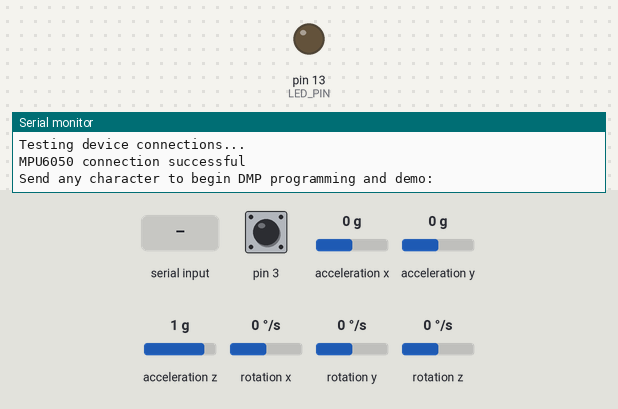
Recording of a sketch running on a simulated Arduino Leonardo, built with avr-gcc and run on an emulated ATmega32U4. Shown: output pins drawn as LEDs (lit = HIGH), the last lines printed to the serial monitor. Dashed ring = blinking. The test bench sets the inputs (shaded band); at power-on: acceleration x 0 g, rotation z 0 °/s, acceleration y 0 g, acceleration z 1 g, pin 3 HIGH, rotation x 0 °/s, rotation y 0 °/s. The sensor or clock chip raises its interrupt line as the real part does.

Above: at 0.8 s.
0.9 s: "1\n" received over Serial
At 2.58 s:
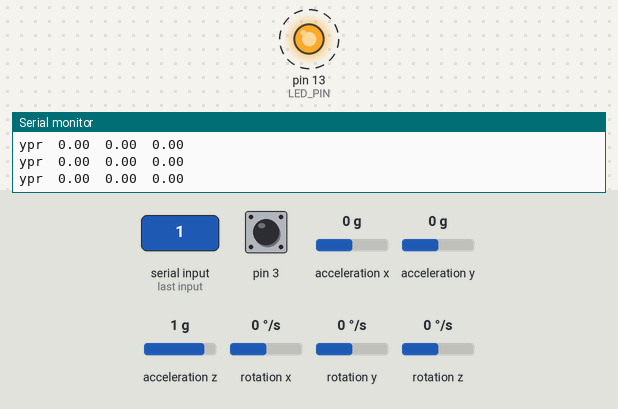
3.9 s: acceleration x set to -1.4 g
6.9 s: rotation z set to 100 °/s
9.9 s: acceleration y set to -0.8 g
15.9 s: acceleration z set to -0.8 g
Timing chart, 0 to 19.9 s (numbered marks = the images above; inputs shaded):
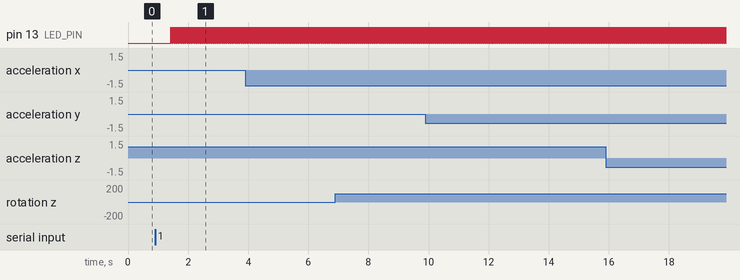

Measured:
- after the input at 0.9 s, pin 13 (LED_PIN): alternates HIGH for 0.01 s and LOW for 0.01 s, starting after 0.52 s

The sketch:

MPU6050_DMP6.ino
```cpp
// I2C device class (I2Cdev) demonstration Arduino sketch for MPU6050 class using DMP (MotionApps v2.0)
// 6/21/2012 by Jeff Rowberg <jeff@rowberg.net>
// Updates should (hopefully) always be available at https://github.com/jrowberg/i2cdevlib
//
// Changelog:
//      2013-05-08 - added seamless Fastwire support
//                 - added note about gyro calibration
//      2012-06-21 - added note about Arduino 1.0.1 + Leonardo compatibility error
//      2012-06-20 - improved FIFO overflow handling and simplified read process
//      2012-06-19 - completely rearranged DMP initialization code and simplification
//      2012-06-13 - pull gyro and accel data from FIFO packet instead of reading directly
//      2012-06-09 - fix broken FIFO read sequence and change interrupt detection to RISING
//      2012-06-05 - add gravity-compensated initial reference frame acceleration output
//                 - add 3D math helper file to DMP6 example sketch
//                 - add Euler output and Yaw/Pitch/Roll output formats
//      2012-06-04 - remove accel offset clearing for better results (thanks Sungon Lee)
//      2012-06-01 - fixed gyro sensitivity to be 2000 deg/sec instead of 250
//      2012-05-30 - basic DMP initialization working

/* ============================================
I2Cdev device library code is placed under the MIT license
Copyright (c) 2012 Jeff Rowberg

Permission is hereby granted, free of charge, to any person obtaining a copy
of this software and associated documentation files (the "Software"), to deal
in the Software without restriction, including without limitation the rights
to use, copy, modify, merge, publish, distribute, sublicense, and/or sell
copies of the Software, and to permit persons to whom the Software is
furnished to do so, subject to the following conditions:

The above copyright notice and this permission notice shall be included in
all copies or substantial portions of the Software.

THE SOFTWARE IS PROVIDED "AS IS", WITHOUT WARRANTY OF ANY KIND, EXPRESS OR
IMPLIED, INCLUDING BUT NOT LIMITED TO THE WARRANTIES OF MERCHANTABILITY,
FITNESS FOR A PARTICULAR PURPOSE AND NONINFRINGEMENT. IN NO EVENT SHALL THE
AUTHORS OR COPYRIGHT HOLDERS BE LIABLE FOR ANY CLAIM, DAMAGES OR OTHER
LIABILITY, WHETHER IN AN ACTION OF CONTRACT, TORT OR OTHERWISE, ARISING FROM,
OUT OF OR IN CONNECTION WITH THE SOFTWARE OR THE USE OR OTHER DEALINGS IN
THE SOFTWARE.
===============================================
*/

// I2Cdev and MPU6050 must be installed as libraries, or else the .cpp/.h files
// for both classes must be in the include path of your project
#include "I2Cdev.h"

#include "MPU6050_6Axis_MotionApps20.h"
//#include "MPU6050.h" // not necessary if using MotionApps include file

// Arduino Wire library is required if I2Cdev I2CDEV_ARDUINO_WIRE implementation
// is used in I2Cdev.h
#if I2CDEV_IMPLEMENTATION == I2CDEV_ARDUINO_WIRE
    #include "Wire.h"
#endif

// class default I2C address is 0x68
// specific I2C addresses may be passed as a parameter here
// AD0 low = 0x68 (default for SparkFun breakout and InvenSense evaluation board)
// AD0 high = 0x69
MPU6050 mpu;
//MPU6050 mpu(0x69); // <-- use for AD0 high

/* =========================================================================
   NOTE: In addition to connection 3.3v, GND, SDA, and SCL, this sketch
   depends on the MPU-6050's INT pin being connected to the Arduino's
   external interrupt #0 pin. On the Arduino Uno and Mega 2560, this is
   digital I/O pin 2.
 * ========================================================================= */

/* =========================================================================
   NOTE: Arduino v1.0.1 with the Leonardo board generates a compile error
   when using Serial.write(buf, len). The Teapot output uses this method.
   The solution requires a modification to the Arduino USBAPI.h file, which
   is fortunately simple, but annoying. This will be fixed in the next IDE
   release. For more info, see these links:

   http://arduino.cc/forum/index.php/topic,109987.0.html
   http://code.google.com/p/arduino/issues/detail?id=958
 * ========================================================================= */


// uncomment "OUTPUT_READABLE_QUATERNION" if you want to see the actual
// quaternion components in a [w, x, y, z] format (not best for parsing
// on a remote host such as Processing or something though)
//#define OUTPUT_READABLE_QUATERNION

// uncomment "OUTPUT_READABLE_EULER" if you want to see Euler angles
// (in degrees) calculated from the quaternions coming from the FIFO.
// Note that Euler angles suffer from gimbal lock (for more info, see
// http://en.wikipedia.org/wiki/Gimbal_lock)
//#define OUTPUT_READABLE_EULER

// uncomment "OUTPUT_READABLE_YAWPITCHROLL" if you want to see the yaw/
// pitch/roll angles (in degrees) calculated from the quaternions coming
// from the FIFO. Note this also requires gravity vector calculations.
// Also note that yaw/pitch/roll angles suffer from gimbal lock (for
// more info, see: http://en.wikipedia.org/wiki/Gimbal_lock)
#define OUTPUT_READABLE_YAWPITCHROLL

// uncomment "OUTPUT_READABLE_REALACCEL" if you want to see acceleration
// components with gravity removed. This acceleration reference frame is
// not compensated for orientation, so +X is always +X according to the
// sensor, just without the effects of gravity. If you want acceleration
// compensated for orientation, us OUTPUT_READABLE_WORLDACCEL instead.
//#define OUTPUT_READABLE_REALACCEL

// uncomment "OUTPUT_READABLE_WORLDACCEL" if you want to see acceleration
// components with gravity removed and adjusted for the world frame of
// reference (yaw is relative to initial orientation, since no magnetometer
// is present in this case). Could be quite handy in some cases.
//#define OUTPUT_READABLE_WORLDACCEL

// uncomment "OUTPUT_TEAPOT" if you want output that matches the
// format used for the InvenSense teapot demo
//#define OUTPUT_TEAPOT


#define LED_PIN 13 // (Arduino is 13, Teensy is 11, Teensy++ is 6)
bool blinkState = false;

// MPU control/status vars
bool dmpReady = false;  // set true if DMP init was successful
uint8_t mpuIntStatus;   // holds actual interrupt status byte from MPU
uint8_t devStatus;      // return status after each device operation (0 = success, !0 = error)
uint16_t packetSize;    // expected DMP packet size (default is 42 bytes)
uint16_t fifoCount;     // count of all bytes currently in FIFO
uint8_t fifoBuffer[64]; // FIFO storage buffer

// orientation/motion vars
Quaternion q;           // [w, x, y, z]         quaternion container
VectorInt16 aa;         // [x, y, z]            accel sensor measurements
VectorInt16 aaReal;     // [x, y, z]            gravity-free accel sensor measurements
VectorInt16 aaWorld;    // [x, y, z]            world-frame accel sensor measurements
VectorFloat gravity;    // [x, y, z]            gravity vector
float euler[3];         // [psi, theta, phi]    Euler angle container
float ypr[3];           // [yaw, pitch, roll]   yaw/pitch/roll container and gravity vector

// packet structure for InvenSense teapot demo
uint8_t teapotPacket[14] = { '$', 0x02, 0,0, 0,0, 0,0, 0,0, 0x00, 0x00, '\r', '\n' };


// ================================================================
// ===               INTERRUPT DETECTION ROUTINE                ===
// ================================================================

volatile bool mpuInterrupt = false;     // indicates whether MPU interrupt pin has gone high
void dmpDataReady() {
    mpuInterrupt = true;
}


// ================================================================
// ===                      INITIAL SETUP                       ===
// ================================================================

void setup() {
    // join I2C bus (I2Cdev library doesn't do this automatically)
    #if I2CDEV_IMPLEMENTATION == I2CDEV_ARDUINO_WIRE
        Wire.begin();
        TWBR = 24; // 400kHz I2C clock (200kHz if CPU is 8MHz)
    #elif I2CDEV_IMPLEMENTATION == I2CDEV_BUILTIN_FASTWIRE
        Fastwire::setup(400, true);
    #endif

    // initialize serial communication
    // (115200 chosen because it is required for Teapot Demo output, but it's
    // really up to you depending on your project)
    Serial.begin(115200);
    while (!Serial); // wait for Leonardo enumeration, others continue immediately

    // NOTE: 8MHz or slower host processors, like the Teensy @ 3.3v or Ardunio
    // Pro Mini running at 3.3v, cannot handle this baud rate reliably due to
    // the baud timing being too misaligned with processor ticks. You must use
    // 38400 or slower in these cases, or use some kind of external separate
    // crystal solution for the UART timer.

    // initialize device
    Serial.println(F("Initializing I2C devices..."));
    mpu.initialize();

    // verify connection
    Serial.println(F("Testing device connections..."));
    Serial.println(mpu.testConnection() ? F("MPU6050 connection successful") : F("MPU6050 connection failed"));

    // wait for ready
    Serial.println(F("\nSend any character to begin DMP programming and demo: "));
    while (Serial.available() && Serial.read()); // empty buffer
    while (!Serial.available());                 // wait for data
    while (Serial.available() && Serial.read()); // empty buffer again

    // load and configure the DMP
    Serial.println(F("Initializing DMP..."));
    devStatus = mpu.dmpInitialize();

    // supply your own gyro offsets here, scaled for min sensitivity
    mpu.setXGyroOffset(220);
    mpu.setYGyroOffset(76);
    mpu.setZGyroOffset(-85);
    mpu.setZAccelOffset(1788); // 1688 factory default for my test chip

    // make sure it worked (returns 0 if so)
    if (devStatus == 0) {
        // turn on the DMP, now that it's ready
        Serial.println(F("Enabling DMP..."));
        mpu.setDMPEnabled(true);

        // enable Arduino interrupt detection
        Serial.println(F("Enabling interrupt detection (Arduino external interrupt 0)..."));
        attachInterrupt(0, dmpDataReady, RISING);
        mpuIntStatus = mpu.getIntStatus();

        // set our DMP Ready flag so the main loop() function knows it's okay to use it
        Serial.println(F("DMP ready! Waiting for first interrupt..."));
        dmpReady = true;

        // get expected DMP packet size for later comparison
        packetSize = mpu.dmpGetFIFOPacketSize();
    } else {
        // ERROR!
        // 1 = initial memory load failed
        // 2 = DMP configuration updates failed
        // (if it's going to break, usually the code will be 1)
        Serial.print(F("DMP Initialization failed (code "));
        Serial.print(devStatus);
        Serial.println(F(")"));
    }

    // configure LED for output
    pinMode(LED_PIN, OUTPUT);
}


// ================================================================
// ===                    MAIN PROGRAM LOOP                     ===
// ================================================================

void loop() {
    // if programming failed, don't try to do anything
    if (!dmpReady) return;

    // wait for MPU interrupt or extra packet(s) available
   while (!mpuInterrupt && fifoCount < packetSize) {
        // other program behavior stuff here
        // .
        // .
        // .
        // if you are really paranoid you can frequently test in between other
        // stuff to see if mpuInterrupt is true, and if so, "break;" from the
        // while() loop to immediately process the MPU data
        // .
        // .
        // .
    }

    // reset interrupt flag and get INT_STATUS byte
    mpuInterrupt = false;
    mpuIntStatus = mpu.getIntStatus();

    // get current FIFO count
    fifoCount = mpu.getFIFOCount();

    // check for overflow (this should never happen unless our code is too inefficient)
    if ((mpuIntStatus & 0x10) || fifoCount == 1024) {
        // reset so we can continue cleanly
        mpu.resetFIFO();
        Serial.println(F("FIFO overflow!"));

    // otherwise, check for DMP data ready interrupt (this should happen frequently)
    } else if (mpuIntStatus & 0x02) {
        // wait for correct available data length, should be a VERY short wait
        while (fifoCount < packetSize) fifoCount = mpu.getFIFOCount();

        // read a packet from FIFO
        mpu.getFIFOBytes(fifoBuffer, packetSize);

        // track FIFO count here in case there is > 1 packet available
        // (this lets us immediately read more without waiting for an interrupt)
        fifoCount -= packetSize;

        #ifdef OUTPUT_READABLE_QUATERNION
            // display quaternion values in easy matrix form: w x y z
            mpu.dmpGetQuaternion(&q, fifoBuffer);
            Serial.print("quat\t");
            Serial.print(q.w);
            Serial.print("\t");
            Serial.print(q.x);
            Serial.print("\t");
            Serial.print(q.y);
            Serial.print("\t");
            Serial.println(q.z);
        #endif

        #ifdef OUTPUT_READABLE_EULER
            // display Euler angles in degrees
            mpu.dmpGetQuaternion(&q, fifoBuffer);
            mpu.dmpGetEuler(euler, &q);
            Serial.print("euler\t");
            Serial.print(euler[0] * 180/M_PI);
            Serial.print("\t");
            Serial.print(euler[1] * 180/M_PI);
            Serial.print("\t");
            Serial.println(euler[2] * 180/M_PI);
        #endif

        #ifdef OUTPUT_READABLE_YAWPITCHROLL
            // display Euler angles in degrees
            mpu.dmpGetQuaternion(&q, fifoBuffer);
            mpu.dmpGetGravity(&gravity, &q);
            mpu.dmpGetYawPitchRoll(ypr, &q, &gravity);
            Serial.print("ypr\t");
            Serial.print(ypr[0] * 180/M_PI);
            Serial.print("\t");
            Serial.print(ypr[1] * 180/M_PI);
            Serial.print("\t");
            Serial.println(ypr[2] * 180/M_PI);
        #endif

        #ifdef OUTPUT_READABLE_REALACCEL
            // display real acceleration, adjusted to remove gravity
            mpu.dmpGetQuaternion(&q, fifoBuffer);
            mpu.dmpGetAccel(&aa, fifoBuffer);
            mpu.dmpGetGravity(&gravity, &q);
            mpu.dmpGetLinearAccel(&aaReal, &aa, &gravity);
            Serial.print("areal\t");
            Serial.print(aaReal.x);
            Serial.print("\t");
            Serial.print(aaReal.y);
            Serial.print("\t");
            Serial.println(aaReal.z);
        #endif

        #ifdef OUTPUT_READABLE_WORLDACCEL
            // display initial world-frame acceleration, adjusted to remove gravity
            // and rotated based on known orientation from quaternion
            mpu.dmpGetQuaternion(&q, fifoBuffer);
            mpu.dmpGetAccel(&aa, fifoBuffer);
            mpu.dmpGetGravity(&gravity, &q);
            mpu.dmpGetLinearAccel(&aaReal, &aa, &gravity);
            mpu.dmpGetLinearAccelInWorld(&aaWorld, &aaReal, &q);
            Serial.print("aworld\t");
            Serial.print(aaWorld.x);
            Serial.print("\t");
            Serial.print(aaWorld.y);
            Serial.print("\t");
            Serial.println(aaWorld.z);
        #endif

        #ifdef OUTPUT_TEAPOT
            // display quaternion values in InvenSense Teapot demo format:
            teapotPacket[2] = fifoBuffer[0];
            teapotPacket[3] = fifoBuffer[1];
            teapotPacket[4] = fifoBuffer[4];
            teapotPacket[5] = fifoBuffer[5];
            teapotPacket[6] = fifoBuffer[8];
            teapotPacket[7] = fifoBuffer[9];
            teapotPacket[8] = fifoBuffer[12];
            teapotPacket[9] = fifoBuffer[13];
            Serial.write(teapotPacket, 14);
            teapotPacket[11]++; // packetCount, loops at 0xFF on purpose
        #endif

        // blink LED to indicate activity
        blinkState = !blinkState;
        digitalWrite(LED_PIN, blinkState);
    }
}
```

DualVNH5019MotorShield.h
```cpp
#ifndef DualVNH5019MotorShield_h
#define DualVNH5019MotorShield_h

#include <Arduino.h>

class DualVNH5019MotorShield
{
  public:
    // CONSTRUCTORS
    DualVNH5019MotorShield(); // Default pin selection.
    DualVNH5019MotorShield(unsigned char INA1, unsigned char INB1, unsigned char EN1DIAG1, unsigned char CS1,
                           unsigned char INA2, unsigned char INB2, unsigned char EN2DIAG2, unsigned char CS2); // User-defined pin selection.

    // PUBLIC METHODS
    void init(); // Initialize TIMER 1, set the PWM to 20kHZ.
    void setM1Speed(int speed); // Set speed for M1.
    void setM2Speed(int speed); // Set speed for M2.
    void setSpeeds(int m1Speed, int m2Speed); // Set speed for both M1 and M2.
    void setM1Brake(int brake); // Brake M1.
    void setM2Brake(int brake); // Brake M2.
    void setBrakes(int m1Brake, int m2Brake); // Brake both M1 and M2.
    unsigned int getM1CurrentMilliamps(); // Get current reading for M1.
    unsigned int getM2CurrentMilliamps(); // Get current reading for M2.
    unsigned char getM1Fault(); // Get fault reading from M1.
    unsigned char getM2Fault(); // Get fault reading from M2.

  private:
    unsigned char _INA1;
    unsigned char _INB1;
    static const unsigned char _PWM1 = 9;
    unsigned char _EN1DIAG1;
    unsigned char _CS1;
    unsigned char _INA2;
    unsigned char _INB2;
    static const unsigned char _PWM2 = 10;
    unsigned char _EN2DIAG2;
    unsigned char _CS2;

};

#endif
```

Source omitted: DualVNH5019MotorShield.cpp (5330 bytes)
